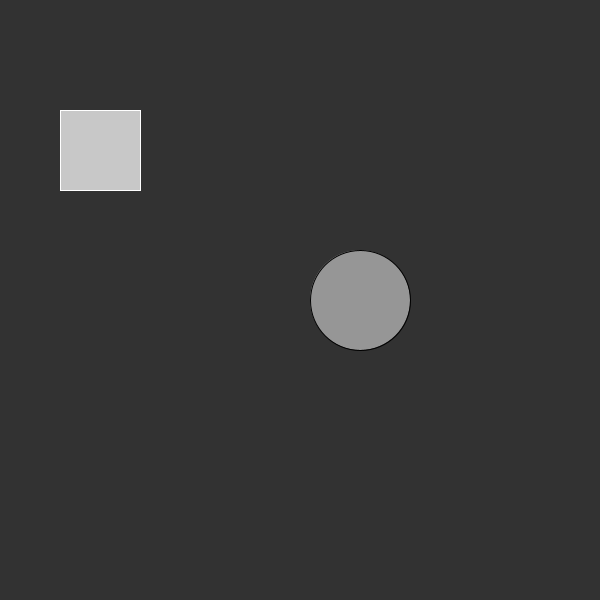
Frame 1 (no input)
Frame 60 (the mouse pressed at the canvas centre just before this capture): identical to frame 1, image omitted
Frame 120 (the mouse held since frame 60 and released just before this capture): identical to frame 1, image omitted

The Processing sketch that drew this single still picture (run headless with seeded random() and noise(); from frame 60 on, the mouse is pressed at the canvas centre):

// Processing sketch: week_four_homework___button_interface
// ── week_four_homework___button_interface.pde
int rectX, rectY;      // Position of square button
int circleX, circleY;  // Position of circle button
int rectSize = 80;     // Diameter of rect
int circleSize = 100;   // Diameter of circle
color rectColor, circleColor, baseColor;
color rectHighlight, circleHighlight;
color currentColor;
boolean rectOver = false;
boolean circleOver = false;

void setup() {
  size(600, 600);
  rectColor = color(200);
  rectHighlight = color(51);
  circleColor = color(150);
  circleHighlight = color(204);
  baseColor = color(50);
  currentColor = baseColor;
  circleX = width/2+circleSize/2+10;
  circleY = height/2;
  rectX = width/4-rectSize-10;
  rectY = height/4-rectSize/2;
  ellipseMode(CENTER);
}

void draw() {
  update(mouseX, mouseY);
  background(currentColor);
  
  if (rectOver) {
    fill(rectHighlight);
  } else {
    fill(rectColor);
  }
  stroke(255);
  rect(rectX, rectY, rectSize, rectSize);
  
  if (circleOver) {
    fill(circleHighlight);
  } else {
    fill(circleColor);
  }
  stroke(0);
  ellipse(circleX, circleY, circleSize, circleSize);
}

void update(int x, int y) {
  if ( overCircle(circleX, circleY, circleSize) ) {
    circleOver = true;
    rectOver = false;
  } else if ( overRect(rectX, rectY, rectSize, rectSize) ) {
    rectOver = true;
    circleOver = false;
  } else {
    circleOver = rectOver = false;
  }
}

void mousePressed() {
  if (circleOver) {
    currentColor = circleColor;
  }
  if (rectOver) {
    currentColor = rectColor;
  }
}

boolean overRect(int x, int y, int width, int height)  {
  if (mouseX >= x && mouseX <= x+width && 
      mouseY >= y && mouseY <= y+height) {
    return true;
  } else {
    return false;
  }
}

boolean overCircle(int x, int y, int diameter) {
  float disX = x - mouseX;
  float disY = y - mouseY;
  if (sqrt(sq(disX) + sq(disY)) < diameter/2 ) {
    return true;
  } else {
    return false;
  }
}
